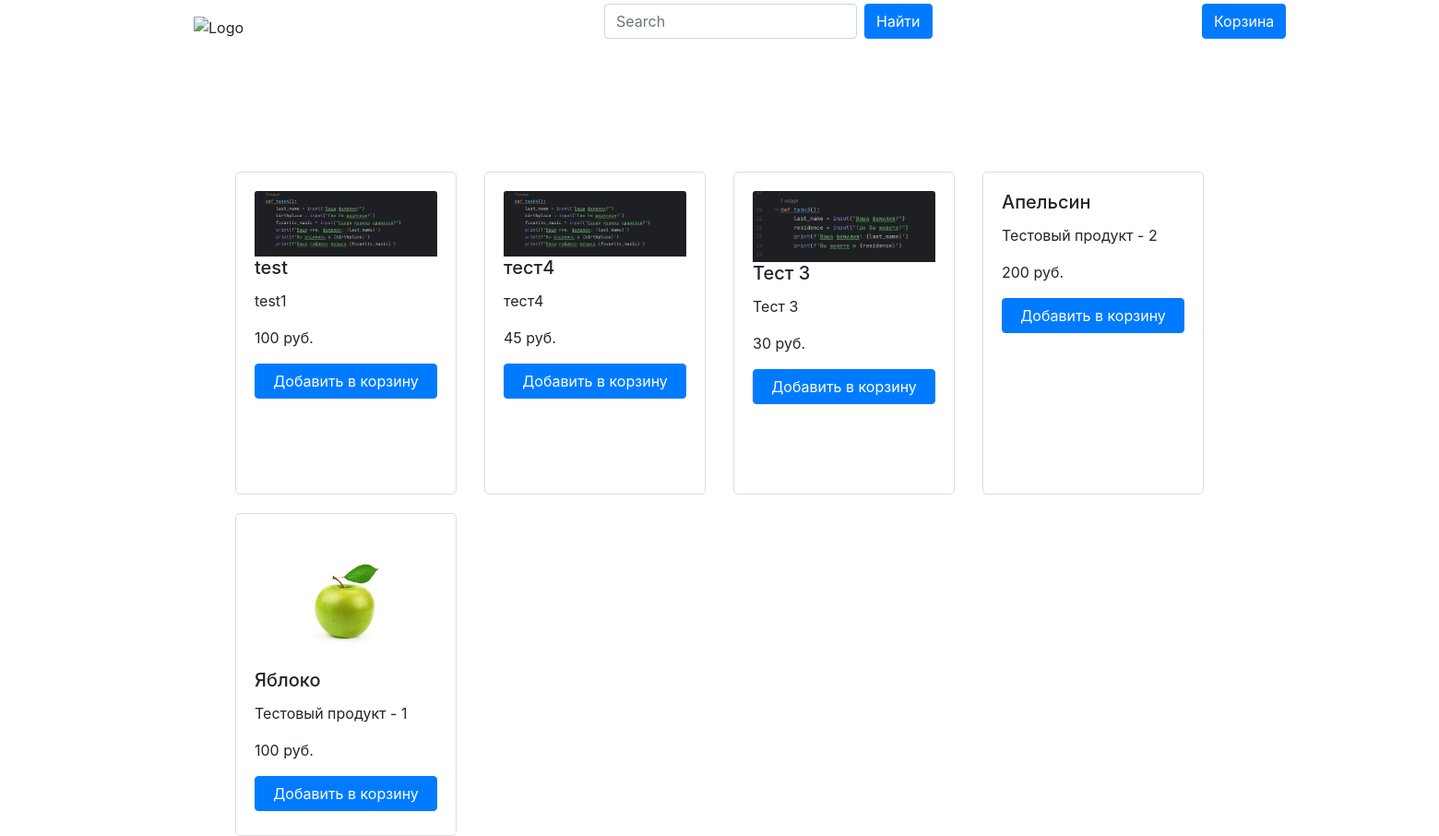
The page / on the database its author committed.
### main.py (models this page shows, shortened)
class Products(db.Model):
    id = db.Column(db.Integer, primary_key=True)
    name = db.Column(db.String(200), nullable=False)
    about = db.Column(db.String(300), nullable=False)
    cost = db.Column(db.Integer, nullable=False)
    photo_url = db.Column(db.String(300), nullable=False)
    add_date = db.Column(db.String(300), nullable=True)

### main.py (the view)
@app.route("/")
def main():
    if 'cart' not in session:
        session['cart'] = []
    products = Products.query.order_by(Products.id.desc()).all()
    filters = request.args.get("search")
    if filters == None:
        filters = ''
    isAdmin = str('admin_status' in session and session['admin_status'])
    return render_template('index.html', products=products, filter=filters, admin=isAdmin, cart=session['cart'])

### templates/index.html (shortened to what this page needs)
<!DOCTYPE html>
<html lang="en">
<head>
    <link rel="stylesheet" href="https://stackpath.bootstrapcdn.com/bootstrap/4.5.2/css/bootstrap.min.css">
    <link rel="stylesheet" href="{{ url_for('static', filename='css/index.css') }}">
</head>
<body>
    <header>
        <div class="container">
            <div class="row justify-content-between align-items-center py-3">
                <div class="">
                    <img src="static/img/site/logo.png" alt="Logo" height="50">
                </div>
            </div>
        </div>
    </header>
    <div class="container">
        <div class="row search justify-content-center">
            <div class="col-md-6">
                    <form action="" method="get" class="form-inline mt-3 col-auto">
                        <input type="text" name="search" class="form-control mr-2" placeholder="Search">
                        <button type="submit" class="btn btn-primary">Найти</button>
                    </form>
                    <form action="/corzina" method="get" class="form-inline mt-3 col-auto corzina">
                        <button type="submit" class="btn btn-primary">Корзина</button>
                    </form>
            </div>
        </div>
        <div class="container">
        <div class="d-flex flex-row flex-wrap">
            {% for el in products %}
                {% if filter != "" %}
                    {% if filter|lower in el.name|lower %}
                        <div class="col-md-3 ">
                            <div class="card product-card block_12">
                                <img src="{{ el.photo_url }}" alt="" class="card-img-top product-img">
                                <div style="display: flex; flex-direction: column;">
                                    <h5 class="card-title">{{ el.name }}</h5>
                                    <p class="card-text">{{ el.about }}</p>
                                    <p class="card-text">{{ el.cost }} руб.</p>
                                    <button class="btn btn-primary addToCartBtn" data-product-id="{{ el.id }}" style="margin-top: auto; background-color:
                                    {% if el.id in cart %}
                                        rgb(100, 155, 255);
                                    {% endif %}">
                                        {% if el.id in cart %}
                                            В корзине
                                        {% else %}
                                            Добавить в корзину
                                        {% endif %}
                                    </button>
                                    {% if admin == "True" %}
                                    <br>
                                        <form action="delete_product" method="get" class="form-inline mt-3">
                                            <input type="hidden" name="filter" value="{{ filter }}">
                                            <input type="hidden" name="id" value="{{ el.id }}">
                                            <button type="submit" class="btn btn-primary btn-danger">Удалить</button>
                                        </form>
                                    {% endif %}
                                </div>
                            </div>
                        </div>
                    {% endif %}
                {% else %}
                    <div class="col-md-3 ">
                        <div class="card product-card block_12">
                            <img src="{{ el.photo_url }}" alt="" class="card-img-top product-img">
                            <div style="display: flex; flex-direction: column;">
                                <h5 class="card-title">{{ el.name }}</h5>
                                <p class="card-text">{{ el.about }}</p>
                                <p class="card-text">{{ el.cost }} руб.</p>
                                <button class="btn btn-primary addToCartBtn" data-product-id="{{ el.id }}" style="margin-top: auto; background-color:
                                    ">
                                    {% if el.id in cart %}
                                        В корзине
                                    {% else %}
                                        Добавить в корзину
                                    {% endif %}
                                </button>
                            </div>
                        </div>
                    </div>
                {% endif %}
            {% endfor %}
        </div>
            </div>
    </div>
</body>
</html>

### static/css/index.css (style rules this page uses)
.product-card { margin-top: 20px; padding: 20px; border: 1px solid #ddd; border-radius: 5px; }
.product-img { max-width: 100%; height: auto; }
.search { position: relative; left:130px; bottom:70px; }
.block_12 { min-height: 350px; }

### templates/index.html (style rules this page uses)
.product-card { margin-top: 20px; padding: 20px; border: 1px solid #ddd; border-radius: 5px; }
.product-img { max-width: 100%; height: auto; }
.search { position: relative; left:130px; bottom:70px; }
.block_12 { min-height: 350px; }
.corzina { position: relative; bottom:50%; left:120%; }

### rows shown on the page
Products: photo_url (picture), name "test", about "test1", cost "100", shows "Добавить в корзину"
Products: photo_url (picture), name "тест4", about "тест4", cost "45", shows "Добавить в корзину"
Products: photo_url (picture), name "Тест 3", about "Тест 3", cost "30", shows "Добавить в корзину"
Products: name "Апельсин", about "Тестовый продукт - 2", cost "200", shows "Добавить в корзину"
Products: photo_url (picture), name "Яблоко", about "Тестовый продукт - 1", cost "100", shows "Добавить в корзину"
